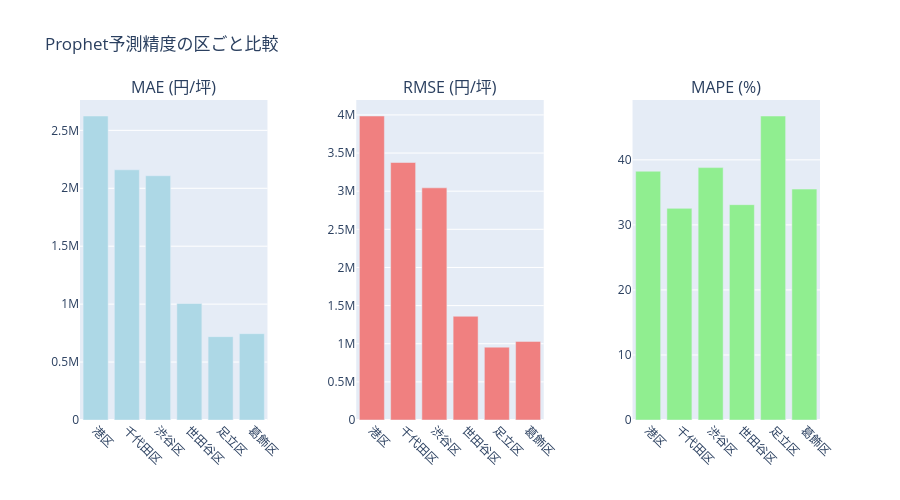

The notebook cell this image was saved under:
### Markdown cell above
## 4. 可視化: 評価指標の比較

### Code cell
# 区ごとの評価指標の比較

wards_list = list(prophet_results.keys())
mae_list = [prophet_results[w]["mae"] for w in wards_list]
rmse_list = [prophet_results[w]["rmse"] for w in wards_list]
mape_list = [prophet_results[w]["mape"] for w in wards_list]

# サブプロットで3つの指標を表示
fig = make_subplots(rows=1, cols=3, subplot_titles=("MAE (円/坪)", "RMSE (円/坪)", "MAPE (%)"), horizontal_spacing=0.12)

# MAE
fig.add_trace(go.Bar(x=wards_list, y=mae_list, name="MAE", marker_color="lightblue"), row=1, col=1)

# RMSE
fig.add_trace(go.Bar(x=wards_list, y=rmse_list, name="RMSE", marker_color="lightcoral"), row=1, col=2)

# MAPE
fig.add_trace(go.Bar(x=wards_list, y=mape_list, name="MAPE", marker_color="lightgreen"), row=1, col=3)

fig.update_layout(title_text="Prophet予測精度の区ごと比較", height=500, showlegend=False)

fig.update_xaxes(tickangle=45)

fig.show()

### Figure 1 — Plotly figure (JSON) as saved in the notebook; plotly's stock layout.template omitted (floating-point values rounded to 4 significant figures)
{"data": [{"marker": {"color": "lightblue"}, "name": "MAE", "type": "bar", "x": ["港区", "千代田区", "渋谷区", "世田谷区", "足立区", "葛飾区"], "xaxis": "x", "y": [2624000.0, 2160000.0, 2108000.0, 1006000.0, 719600.0, 745300.0], "yaxis": "y"}, {"marker": {"color": "lightcoral"}, "name": "RMSE", "type": "bar", "x": ["港区", "千代田区", "渋谷区", "世田谷区", "足立区", "葛飾区"], "xaxis": "x2", "y": [3986000.0, 3376000.0, 3044000.0, 1360000.0, 955300.0, 1031000.0], "yaxis": "y2"}, {"marker": {"color": "lightgreen"}, "name": "MAPE", "type": "bar", "x": ["港区", "千代田区", "渋谷区", "世田谷区", "足立区", "葛飾区"], "xaxis": "x3", "y": [38.25, 32.54, 38.81, 33.11, 46.74, 35.5], "yaxis": "y3"}], "layout": {"annotations": [{"font": {"size": 16}, "showarrow": false, "text": "MAE (円/坪)", "x": 0.1267, "xanchor": "center", "xref": "paper", "y": 1, "yanchor": "bottom", "yref": "paper"}, {"font": {"size": 16}, "showarrow": false, "text": "RMSE (円/坪)", "x": 0.5, "xanchor": "center", "xref": "paper", "y": 1, "yanchor": "bottom", "yref": "paper"}, {"font": {"size": 16}, "showarrow": false, "text": "MAPE (%)", "x": 0.8733, "xanchor": "center", "xref": "paper", "y": 1, "yanchor": "bottom", "yref": "paper"}], "height": 500, "showlegend": false, "title": {"text": "Prophet予測精度の区ごと比較"}, "xaxis": {"anchor": "y", "domain": [0, 0.2533], "tickangle": 45}, "xaxis2": {"anchor": "y2", "domain": [0.3733, 0.6267], "tickangle": 45}, "xaxis3": {"anchor": "y3", "domain": [0.7467, 1], "tickangle": 45}, "yaxis": {"anchor": "x", "domain": [0, 1]}, "yaxis2": {"anchor": "x2", "domain": [0, 1]}, "yaxis3": {"anchor": "x3", "domain": [0, 1]}}}
